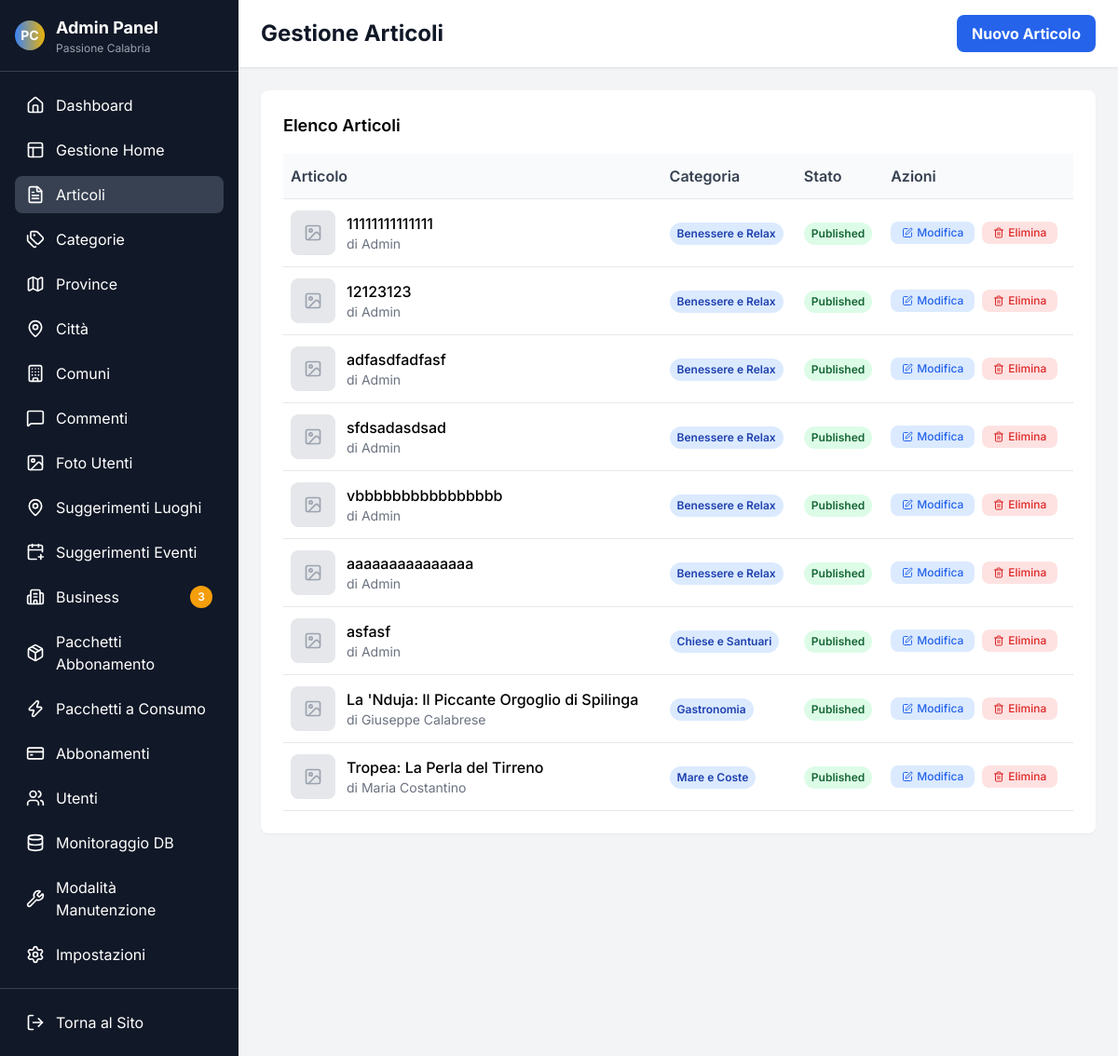
Screenshot of /admin/articoli.php with the database file from the repository.
### tables this page shows
CREATE TABLE `articles` (
  `id` int NOT NULL,
  `title` varchar(500) NOT NULL,
  `slug` varchar(500) NOT NULL,
  `content` longtext NOT NULL,
  `excerpt` text,
  `featured_image` varchar(500) DEFAULT NULL,
  `gallery_images` json DEFAULT NULL,
  `category_id` int NOT NULL,
  `province_id` int DEFAULT NULL,
  `city_id` int DEFAULT NULL,
  `author` varchar(255) DEFAULT NULL,
  `status` enum('draft','published','archived') DEFAULT 'published',
  `featured` tinyint(1) DEFAULT '0',
  `views` int DEFAULT '0',
  `latitude` decimal(10,8) DEFAULT NULL,
  `longitude` decimal(11,8) DEFAULT NULL,
  `allow_user_uploads` tinyint(1) DEFAULT '1',
  `created_at` timestamp NULL DEFAULT CURRENT_TIMESTAMP,
  `updated_at` timestamp NULL DEFAULT CURRENT_TIMESTAMP ON UPDATE CURRENT_TIMESTAMP,
  `json_data` json DEFAULT NULL,
  `hero_image` varchar(255) DEFAULT NULL,
  `logo` varchar(255) DEFAULT NULL
);

CREATE TABLE `categories` (
  `id` int NOT NULL,
  `name` varchar(255) NOT NULL,
  `description` text,
  `icon` varchar(10) DEFAULT NULL,
  `created_at` timestamp NULL DEFAULT CURRENT_TIMESTAMP
);

### includes/db_config.php (called while the page is built, shortened)
<?php
function getDatabaseConfig() {
    $host = getenv('DB_HOST');
    $dbname = getenv('DB_NAME');
    $username = getenv('DB_USER');
    $password = getenv('DB_PASSWORD');
    if (!$host) {
        $host = 'db5018301966.hosting-data.io';
        $dbname = 'dbs14504718';
        $username = 'dbu1167357';
        $password = 'Barboncino692@@';
    }
    return [
        'host' => $host,
        'dbname' => $dbname,
        'username' => $username,
        'password' => $password
    ];
}
?>

### includes/database_mysql.php (called while the page is built, shortened)
<?php
require_once __DIR__ . '/db_config.php';
class Database {
    public $pdo;
    private $connection_error = false;
    public function __construct() {
        $config = getDatabaseConfig();
        $this->host = $config['host'];
        $this->dbname = $config['dbname'];
        $this->username = $config['username'];
        $this->password = $config['password'];
        try {
            $dsn = "mysql:host={$this->host};dbname={$this->dbname};charset=utf8mb4";
            $options = [
                PDO::ATTR_ERRMODE => PDO::ERRMODE_EXCEPTION,
                PDO::ATTR_DEFAULT_FETCH_MODE => PDO::FETCH_ASSOC,
                PDO::ATTR_EMULATE_PREPARES => false,
            ];
            $this->pdo = new PDO($dsn, $this->username, $this->password, $options);
        } catch (PDOException $e) {
            $this->connection_error = true;
            $this->error_message = 'Errore connessione database MySQL: ' . $e->getMessage();
            error_log($this->error_message);
            $this->pdo = null;
        }
    }
    public function isConnected() {
        return !$this->connection_error && $this->pdo !== null;
    }
    public function getArticles($limit = null, $offset = 0, $onlyPublished = true) {
        $sql = 'SELECT a.id, a.title, a.slug, a.content, a.excerpt, a.category_id, a.province_id, a.city_id, a.status, a.author, a.featured_image, a.gallery_images, a.created_at, a.updated_at, a.views, a.featured, c.name as category_name, p.name as province_name, ci.name as city_name FROM articles a LEFT JOIN categories c ON a.category_id = c.id LEFT JOIN provinces p ON a.province_id = p.id LEFT JOIN cities ci ON a.city_id = ci.id';
        $params = [];
        $sql .= ' ORDER BY a.created_at DESC';
        $stmt = $this->pdo->prepare($sql);
        $stmt->execute($params);
        return $stmt->fetchAll();
    }
}
?>

### admin/articoli.php (the view, shortened to what this page needs)
<?php
require_once '../includes/database_mysql.php';
$db = new Database();
$action = $_GET['action'] ?? 'list';
?>
<!DOCTYPE html>
<html lang="it">
<head>
    <script src="https://cdn.tailwindcss.com"></script>
    <link rel="stylesheet" href="../assets/css/style.css">
</head>
<body class="min-h-screen bg-gray-100 flex">
    <div class="bg-gray-900 text-white w-64 flex flex-col">
        <div class="p-4 border-b border-gray-700">
            <div class="flex items-center space-x-3">
                <div class="w-8 h-8 bg-gradient-to-r from-blue-500 to-yellow-500 rounded-full flex items-center justify-center">
                    <span class="text-white font-bold text-sm">PC</span>
                </div>
                <div>
                    <h1 class="font-bold text-lg">Admin Panel</h1>
                    <p class="text-xs text-gray-400">Passione Calabria</p>
                </div>
            </div>
        </div>
        <?php include 'partials/menu.php'; ?>
        <div class="p-4 border-t border-gray-700">
            <a href="../index.php" class="flex items-center space-x-3 px-3 py-2 rounded-lg hover:bg-gray-700 transition-colors"><i data-lucide="log-out" class="w-5 h-5"></i><span>Torna al Sito</span></a>
        </div>
    </div>
    <div class="flex-1 flex flex-col overflow-hidden">
        <header class="bg-white shadow-sm border-b border-gray-200 px-6 py-4">
            <div class="flex justify-between items-center">
                <h1 class="text-2xl font-bold text-gray-900">Gestione Articoli</h1>
                <?php if ($action === 'list'): ?>
                <a href="articoli.php?action=select_category" class="bg-blue-600 hover:bg-blue-700 text-white font-bold py-2 px-4 rounded-lg">Nuovo Articolo</a>
                <?php endif; ?>
            </div>
        </header>
        <main class="flex-1 overflow-auto p-6">
            <?php if ($action === 'list'): ?>
            <div class="bg-white rounded-lg shadow-sm p-6">
                <h2 class="text-lg font-semibold mb-4">Elenco Articoli</h2>
                <table class="w-full">
                    <thead>
                        <tr class="border-b bg-gray-50">
                            <th class="text-left py-3 px-2 font-semibold text-gray-700">Articolo</th>
                            <th class="text-left py-3 px-2 font-semibold text-gray-700">Categoria</th>
                            <th class="text-left py-3 px-2 font-semibold text-gray-700">Stato</th>
                            <th class="text-left py-3 px-2 font-semibold text-gray-700">Azioni</th>
                        </tr>
                    </thead>
                    <tbody>
                        <?php
                        $articles = $db->getArticles(null, 0, false);
                        foreach ($articles as $article):
                        ?>
                        <tr class="border-b hover:bg-gray-50">
                            <td class="py-3 px-2">
                                <div class="flex items-center space-x-3">
                                    <?php if (!empty($article['featured_image'])): ?>
                                    <img src="../<?php echo htmlspecialchars($article['featured_image']); ?>" alt="<?php echo htmlspecialchars($article['title']); ?>" class="w-12 h-12 object-cover rounded-lg border">
                                    <?php else: ?>
                                    <div class="w-12 h-12 bg-gray-200 rounded-lg border flex items-center justify-center">
                                        <i data-lucide="image" class="w-5 h-5 text-gray-400"></i>
                                    </div>
                                    <?php endif; ?>
                                    <div>
                                        <div class="font-medium"><?php echo htmlspecialchars($article['title']); ?></div>
                                        <div class="text-sm text-gray-500">di <?php echo htmlspecialchars($article['author']); ?></div>
                                    </div>
                                </div>
                            </td>
                            <td class="py-3 px-2">
                                <span class="inline-block px-2 py-1 text-xs font-semibold rounded-full bg-blue-100 text-blue-800">
                                    <?php echo htmlspecialchars($article['category_name']); ?>
                                </span>
                            </td>
                            <td class="py-3 px-2">
                                <?php
                                $statusColors = [
                                    'published' => 'bg-green-100 text-green-800',
                                    'draft' => 'bg-yellow-100 text-yellow-800',
                                    'archived' => 'bg-gray-100 text-gray-800'
                                ];
                                $statusClass = $statusColors[$article['status']] ?? 'bg-gray-100 text-gray-800';
                                ?>
                                <span class="inline-block px-2 py-1 text-xs font-semibold rounded-full <?php echo $statusClass; ?>">
                                    <?php echo ucfirst($article['status']); ?>
                                </span>
                            </td>
                            <td class="py-3 px-2">
                                <div class="flex space-x-2">
                                    <a href="articoli.php?action=edit&id=<?php echo $article['id']; ?>"
                                       class="inline-flex items-center px-3 py-1 text-xs font-medium text-blue-600 bg-blue-100 rounded-lg hover:bg-blue-200 transition-colors">
                                        <i data-lucide="edit" class="w-3 h-3 mr-1"></i>
                                        Modifica
                                    </a>
                                    <a href="articoli.php?action=delete&id=<?php echo $article['id']; ?>"
                                       class="inline-flex items-center px-3 py-1 text-xs font-medium text-red-600 bg-red-100 rounded-lg hover:bg-red-200 transition-colors"
                                       onclick="return confirm('Sei sicuro di voler eliminare questo articolo? Tutte le immagini associate verranno eliminate.');">
                                        <i data-lucide="trash-2" class="w-3 h-3 mr-1"></i>
                                        Elimina
                                    </a>
                                </div>
                            </td>
                        </tr>
                        <?php endforeach; ?>
                    </tbody>
                </table>
            </div>
            <?php endif; ?>
        </main>
    </div>
</body>
</html>

### assets/css/style.css (style rules this page uses)
:root { --calabria-blue: #2563eb; --calabria-blue-light: #3b82f6; --calabria-blue-dark: #1d4ed8; --calabria-gold: #f59e0b; --calabria-gold-light: #fbbf24; --calabria-gold-dark: #d97706; --calabria-teal: #14b8a6; --calabria-green: #10b981; }
* { scroll-behavior: smooth; }
body { font-family: 'Inter', -apple-system, BlinkMacSystemFont, 'Segoe UI', Roboto, sans-serif; line-height: 1.6; }

### rows the page displays
articles: title "11111111111111", author "Admin", category.name "Benessere e Relax", status "Published"
articles: title "12123123", author "Admin", category.name "Benessere e Relax", status "Published"
articles: title "adfasdfadfasf", author "Admin", category.name "Benessere e Relax", status "Published"
articles: title "sfdsadasdsad", author "Admin", category.name "Benessere e Relax", status "Published"
articles: title "vbbbbbbbbbbbbbbbb", author "Admin", category.name "Benessere e Relax", status "Published"
articles: title "aaaaaaaaaaaaaaa", author "Admin", category.name "Benessere e Relax", status "Published"
articles: title "asfasf", author "Admin", category.name "Chiese e Santuari", status "Published"
articles: title "La 'Nduja: Il Piccante Orgoglio di Spilinga", author "Giuseppe Calabrese", category.name "Gastronomia", status "Published"
articles: title "Tropea: La Perla del Tirreno", author "Maria Costantino", category.name "Mare e Coste", status "Published"

### other values shown
$item['label'] "Dashboard"
$item['label'] "Gestione Home"
$item['label'] "Articoli"
$item['label'] "Categorie"
$item['label'] "Province"
$item['label'] "Città"
$item['label'] "Comuni"
$item['label'] "Commenti"
$item['label'] "Foto Utenti"
$item['label'] "Suggerimenti Luoghi"
$item['label'] "Suggerimenti Eventi"
$item['label'] "Business"
$countToShow "3"
$item['label'] "Pacchetti Abbonamento"
$item['label'] "Pacchetti a Consumo"
